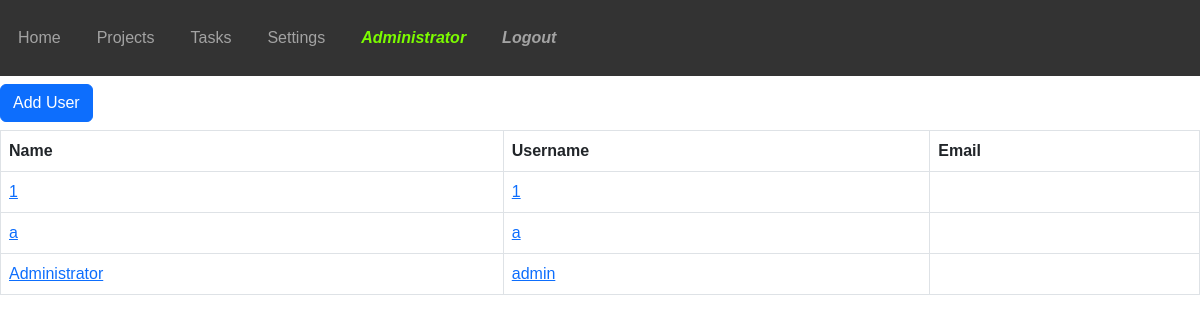
Page /users/ (signed in) on the earlier database version.
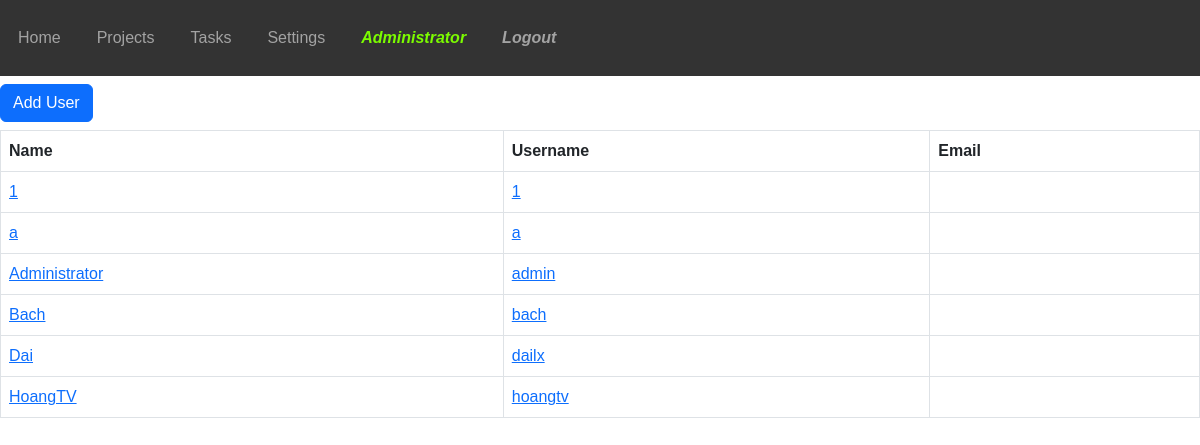
Same page on the later database version.
### task_management/models.py (models this page shows, shortened)
class User(db.Model, UserMixin):
    __tablename__ = 'user'
    id = db.Column(db.Integer, primary_key=True)
    name = db.Column(db.String(100))
    username = db.Column(db.String(100), nullable=False)
    password_hashed = db.Column(db.String(100), nullable=False)
    active = db.Column(db.Boolean, default=True)
    phone = db.Column(db.String(100))
    email = db.Column(db.String(100))
    created_at = db.Column(db.DateTime, default=db.func.current_timestamp())
    updated_at = db.Column(db.DateTime, default=db.func.current_timestamp())
    create_uid = db.Column(db.Integer, default=0)
    write_uid = db.Column(db.Integer, default=0)
    role = db.Column(db.String(100))
    group_id = db.Column(db.Integer, db.ForeignKey('group.id'))
    db.UniqueConstraint(username, email)
    @property  # Decorator này dùng để tạo ra một thuộc tính giả
    def password(self):
        return self.password

### task_management/user/views.py (the view)
@user_blueprint.route('/', methods=['GET', 'POST'])
def users():
    if not current_user.is_authenticated:
        return redirect(url_for('login'))
    users = User.query.all()
    return render_template('user_list.html', users=users)

### task_management/models.py (called while the page is built)
@login_manager.user_loader
def load_user(user_id):
    return User.query.get(int(user_id))

### task_management/user/templates/user_list.html (shortened to what this page needs)
{% extends 'base.html' %}
{% block content %}
    <button class="btn btn-primary my-2" onclick="window.location.href='{{ url_for('users.new_user') }}'">Add User</button>
    <table class="table table-bordered table-hover">
        <thead class="thead-dark">
            <tr>
                <th>Name</th>
                <th>Username</th>
                <th>Email</th>
            </tr>
        </thead>
        <tbody>
            {% for user in users %}
                <tr>
                    <td>
                        <a href="{{ url_for('users.user_by_id', user_id=user.id) }}">
                            <div>{{ user.name }}</div>
                        </a>
                    </td>
                    <td>
                        <a href="{{ url_for('users.user_by_id', user_id=user.id) }}">
                            <div>{{ user.username }}</div>
                        </a>
                    </td>
                    <td>
                    </td>
                </tr>
            {% endfor %}
        </tbody>
    </table>
{% endblock %}

### task_management/templates/base.html (shortened to what this page needs)
<!DOCTYPE html>
<html lang="en">
    <head>
        <link rel="stylesheet" href="https://cdn.jsdelivr.net/npm/bootstrap@5.2.3/dist/css/bootstrap.min.css"
>
        <link href="{{ url_for('static', filename='css/styles.css') }}" rel="stylesheet" type="text/css">
    </head>
    <body>
        <header>
            <nav class="navbar navbar-expand-lg navbar-dark">
                <div class="collapse navbar-collapse" id="navbarNav">
                    <ul class="navbar-nav mr-auto">
                        <li class="nav-item active"><a class="nav-link" href="{{ url_for('index') }}">Home</a></li>
                        <li class="nav-item"><a class="nav-link" href="{{ url_for('projects.projects') }}">Projects</a></li>
                        <li class="nav-item"><a class="nav-link" href="{{ url_for('tasks') }}">Tasks</a></li>
                        <li class="nav-item"><a class="nav-link" href="{{ url_for('settings') }}">Settings</a></li>
                    </ul>
                    {% if current_user.is_authenticated %}
                        <ul class="navbar-nav">
                            <li class="nav-item">
                                <a class="nav-link" style="color: lawngreen; font-weight: bold">
                                    <i class="fas fa-user">{{ current_user.name }}</i>
                                </a>
                            </li>
                            <li class="nav-item">
                                <a class="nav-link" href="{{ url_for('logout') }}"
                                   style="font-weight: bold">
                                    <i class="fas fa-sign-out-alt">Logout</i>
                                </a>
                            </li>
                        </ul>
                    {% endif %}
                </div>
            </nav>
        </header>
        {% block content %}{% endblock %}
    </body>
</html>

### task_management/static/css/styles.css (style rules this page uses)
body { font-family: Arial, sans-serif; margin: 0; padding: 0; }
header { background-color: #333; color: #fff; text-align: center; padding: 10px; display: flex; flex-direction: row; }
nav ul { list-style-type: none; padding: 0; }
nav ul li { display: inline; margin-right: 20px; }
nav ul li a { text-decoration: none; color: #fff; font-weight: bold; }

Differences in the rows shown:
added User: name "Bach", username "bach"
added User: name "Dai", username "dailx"
added User: name "HoangTV", username "hoangtv"
